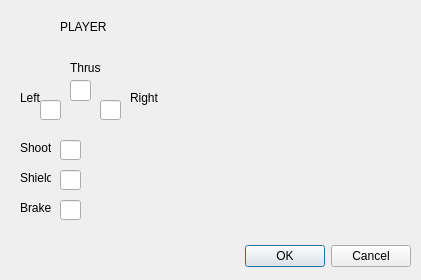
<?xml version="1.0" encoding="UTF-8"?>
<ui version="4.0">
 <class>Settings</class>
 <widget class="QDialog" name="Settings">
  <property name="geometry">
   <rect>
    <x>0</x>
    <y>0</y>
    <width>421</width>
    <height>280</height>
   </rect>
  </property>
  <property name="windowTitle">
   <string>Dialog</string>
  </property>
  <widget class="QDialogButtonBox" name="buttonBox">
   <property name="geometry">
    <rect>
     <x>110</x>
     <y>240</y>
     <width>301</width>
     <height>32</height>
    </rect>
   </property>
   <property name="orientation">
    <enum>Qt::Horizontal</enum>
   </property>
   <property name="standardButtons">
    <set>QDialogButtonBox::Cancel|QDialogButtonBox::Ok</set>
   </property>
  </widget>
  <widget class="QLabel" name="label">
   <property name="geometry">
    <rect>
     <x>20</x>
     <y>20</y>
     <width>46</width>
     <height>13</height>
    </rect>
   </property>
   <property name="text">
    <string/>
   </property>
  </widget>
  <widget class="QLabel" name="label_2">
   <property name="geometry">
    <rect>
     <x>60</x>
     <y>20</y>
     <width>46</width>
     <height>13</height>
    </rect>
   </property>
   <property name="text">
    <string>PLAYER 1</string>
   </property>
  </widget>
  <widget class="QLabel" name="label_3">
   <property name="geometry">
    <rect>
     <x>70</x>
     <y>60</y>
     <width>31</width>
     <height>16</height>
    </rect>
   </property>
   <property name="text">
    <string>Thrust</string>
   </property>
  </widget>
  <widget class="QLineEdit" name="lineEdit">
   <property name="geometry">
    <rect>
     <x>70</x>
     <y>80</y>
     <width>21</width>
     <height>21</height>
    </rect>
   </property>
  </widget>
  <widget class="QLabel" name="label_4">
   <property name="geometry">
    <rect>
     <x>20</x>
     <y>90</y>
     <width>21</width>
     <height>16</height>
    </rect>
   </property>
   <property name="text">
    <string>Left</string>
   </property>
  </widget>
  <widget class="QLabel" name="label_5">
   <property name="geometry">
    <rect>
     <x>20</x>
     <y>140</y>
     <width>31</width>
     <height>16</height>
    </rect>
   </property>
   <property name="text">
    <string>Shoot</string>
   </property>
  </widget>
  <widget class="QLabel" name="label_6">
   <property name="geometry">
    <rect>
     <x>130</x>
     <y>90</y>
     <width>31</width>
     <height>16</height>
    </rect>
   </property>
   <property name="text">
    <string>Right</string>
   </property>
  </widget>
  <widget class="QLabel" name="label_8">
   <property name="geometry">
    <rect>
     <x>20</x>
     <y>170</y>
     <width>31</width>
     <height>16</height>
    </rect>
   </property>
   <property name="text">
    <string>Shield</string>
   </property>
  </widget>
  <widget class="QLabel" name="label_7">
   <property name="geometry">
    <rect>
     <x>20</x>
     <y>200</y>
     <width>31</width>
     <height>16</height>
    </rect>
   </property>
   <property name="text">
    <string>Brake</string>
   </property>
  </widget>
  <widget class="QLineEdit" name="lineEdit_2">
   <property name="geometry">
    <rect>
     <x>40</x>
     <y>100</y>
     <width>21</width>
     <height>20</height>
    </rect>
   </property>
  </widget>
  <widget class="QLineEdit" name="lineEdit_3">
   <property name="geometry">
    <rect>
     <x>100</x>
     <y>100</y>
     <width>21</width>
     <height>20</height>
    </rect>
   </property>
  </widget>
  <widget class="QLineEdit" name="lineEdit_4">
   <property name="geometry">
    <rect>
     <x>60</x>
     <y>140</y>
     <width>21</width>
     <height>20</height>
    </rect>
   </property>
  </widget>
  <widget class="QLineEdit" name="lineEdit_5">
   <property name="geometry">
    <rect>
     <x>60</x>
     <y>170</y>
     <width>21</width>
     <height>20</height>
    </rect>
   </property>
  </widget>
  <widget class="QLineEdit" name="lineEdit_6">
   <property name="geometry">
    <rect>
     <x>60</x>
     <y>200</y>
     <width>21</width>
     <height>20</height>
    </rect>
   </property>
  </widget>
 </widget>
 <resources/>
 <connections>
  <connection>
   <sender>buttonBox</sender>
   <signal>accepted()</signal>
   <receiver>Settings</receiver>
   <slot>accept()</slot>
   <hints>
    <hint type="sourcelabel">
     <x>248</x>
     <y>254</y>
    </hint>
    <hint type="destinationlabel">
     <x>157</x>
     <y>274</y>
    </hint>
   </hints>
  </connection>
  <connection>
   <sender>buttonBox</sender>
   <signal>rejected()</signal>
   <receiver>Settings</receiver>
   <slot>reject()</slot>
   <hints>
    <hint type="sourcelabel">
     <x>316</x>
     <y>260</y>
    </hint>
    <hint type="destinationlabel">
     <x>286</x>
     <y>274</y>
    </hint>
   </hints>
  </connection>
 </connections>
</ui>
